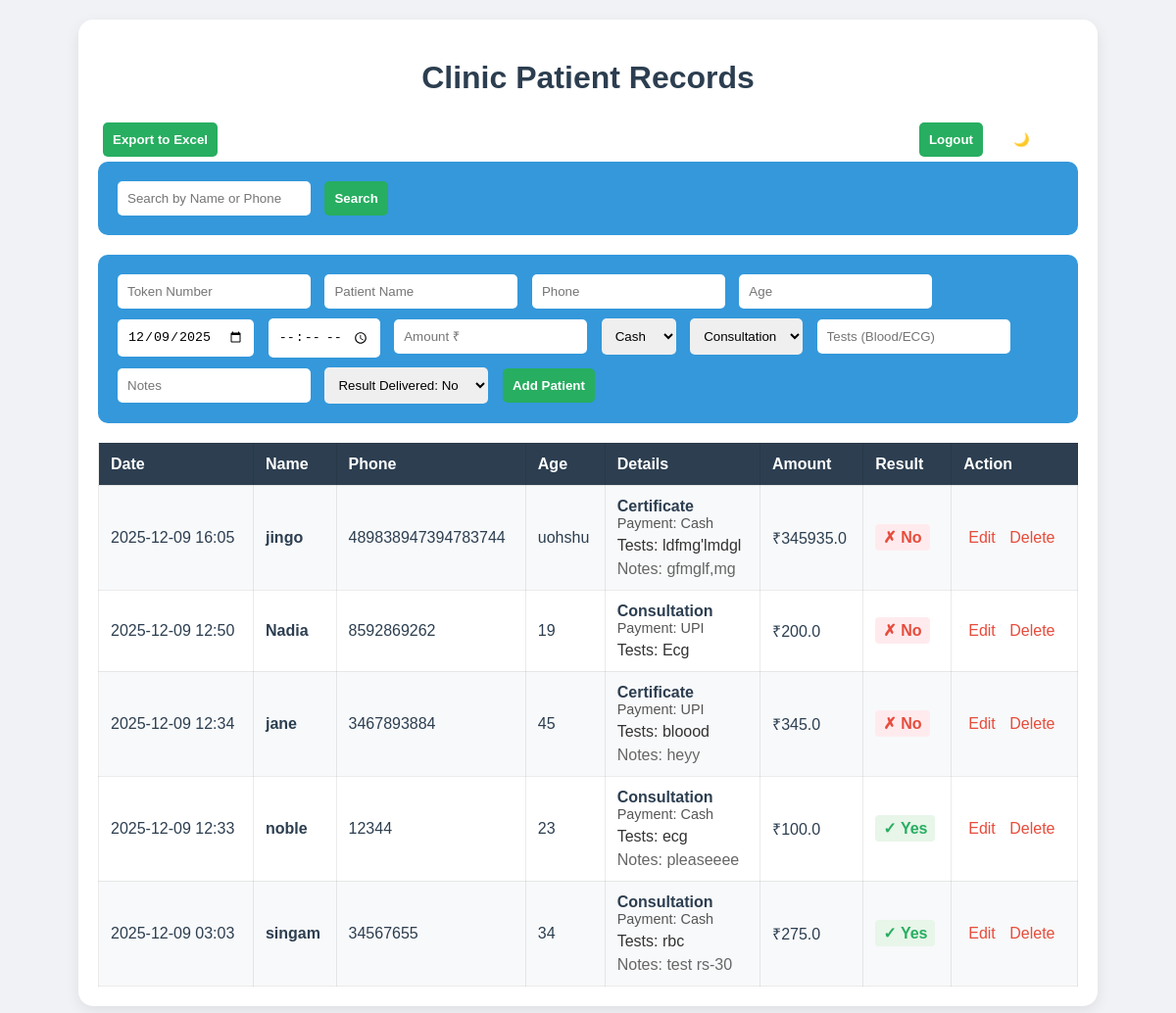
The app's page / (signed in) with its own data.
### tables this page shows
CREATE TABLE visits (
        id INTEGER PRIMARY KEY AUTOINCREMENT,
        token_number TEXT,
        name TEXT NOT NULL,
        phone TEXT NOT NULL,
        age TEXT,
        date TEXT NOT NULL,
        time TEXT NOT NULL,
        payment_mode TEXT,
        tests TEXT,
        visit_type TEXT,
        amount REAL DEFAULT 0,
        notes TEXT,
        result_delivered TEXT DEFAULT 'No'
    );

### app.py (the view)
@app.route('/', methods=['GET', 'POST'])
@login_required
def index():
    conn = sqlite3.connect(DB_FILE)
    c = conn.cursor()
    search = request.form.get('search', '') if request.method == 'POST' else request.args.get('search', '')
    if search:
        c.execute("SELECT * FROM visits WHERE name LIKE ? OR phone LIKE ? ORDER BY date DESC, time DESC",
                  (f'%{search}%', f'%{search}%'))
    else:
        c.execute("SELECT * FROM visits ORDER BY date DESC, time DESC")
    visits = c.fetchall()
    conn.close()
    today = datetime.now().strftime('%Y-%m-%d')
    return render_template('index.html', visits=visits, search=search, today=today)

### app.py (called while the page is built)
def login_required(f):
    @wraps(f)
    def wrapped(*args, **kwargs):
        if not session.get('admin_id'):
            return redirect(url_for('login', next=request.path))
        return f(*args, **kwargs)
    return wrapped

### templates/index.html (shortened to what this page needs)
<!DOCTYPE html>
<html>
<head>
</head>
<body>
<div class="container">
    <h1>Clinic Patient Records</h1>
    <div class="top">
        <div class="left">
            <a href="/export"><button>Export to Excel</button></a>
        </div>
        <div class="right">
            {% if session.get('admin_id') %}
                <a href="/logout"><button>Logout</button></a>
            {% else %}
                <a href="/login"><button>Admin Login</button></a>
            {% endif %}
            <button id="theme-toggle" class="theme-toggle" aria-pressed="false">🌙 Dark</button>
        </div>
    </div>
    <div class="search">
        <form method="GET">
            <input type="text" name="search" placeholder="Search by Name or Phone" value="{{search}}">
            <button type="submit">Search</button>
        </form>
    </div>
    <div class="form">
        <form method="POST" action="/add">
            <input type="text" name="token_number" placeholder="Token Number">
            <input type="text" name="name" placeholder="Patient Name" required>
            <input type="text" name="phone" placeholder="Phone" required>
            <input type="text" name="age" placeholder="Age">
            <input type="date" name="date" value="{{today}}" required>
            <input type="time" name="time" required>
            <input type="number" name="amount" placeholder="Amount ₹" step="1">
            <select name="payment_mode">
                <option>Cash</option><option>UPI</option><option>Card</option><option>Credit</option>
            </select>
            <select name="visit_type">
                <option>Consultation</option><option>Follow Up</option><option>Certificate</option>
            </select>
            <input type="text" name="tests" placeholder="Tests (Blood/ECG)">
            <input type="text" name="notes" placeholder="Notes">
            <select name="result_delivered">
                <option value="No">Result Delivered: No</option>
            </select>
            <button type="submit">Add Patient</button>
        </form>
    </div>
    <table>
        <tr>
            <th>Date</th>
            <th>Name</th>
            <th>Phone</th>
            <th>Age</th>
            <th>Details</th>
            <th>Amount</th>
            <th>Result</th>
            <th>Action</th>
        </tr>
        {% for v in visits %}
        <tr>
            <td>{{ v[5] }} {{ v[6] }}</td>
            <td>
                <strong>{{ v[2] }}</strong><br>
            </td>
            <td>{{ v[3] }}</td>
            <td>{{ v[4] or '-' }}</td>
            <td>
                <div style="font-weight:600">{{ v[9] or '' }}</div>
                <div style="font-size:0.9em;color:#555">Payment: {{ v[7] or '-' }}</div>
                {% if v[8] %}<div style="margin-top:6px;color:#333">Tests: {{ v[8] }}</div>{% endif %}
                {% if v[11] %}<div style="margin-top:6px;color:#666">Notes: {{ v[11] }}</div>{% endif %}
            </td>
            <td>₹{{ v[10] or 0 }}</td>
            <td>
                <a href="/toggle-result/{{ v[0] }}" style="text-decoration:none;cursor:pointer;">
                    {% if v[12] == 'Yes' %}
                        <span style="font-weight:600;color:#27ae60;padding:4px 8px;background:#e8f5e9;border-radius:4px;display:inline-block;">✓ Yes</span>
                    {% else %}
                        <span style="font-weight:600;color:#e74c3c;padding:4px 8px;background:#ffebee;border-radius:4px;display:inline-block;">✗ No</span>
                    {% endif %}
                </a>
            </td>
            <td class="actions">
                <a href="/edit/{{ v[0] }}">Edit</a>
                <a href="/delete/{{ v[0] }}" onclick="return confirm('Delete?')">Delete</a>
            </td>
        </tr>
        {% endfor %}
    </table>
</div>
</body>
</html>

### templates/index.html (style rules this page uses)
:root { --bg: #f0f2f5; --card-bg: #ffffff; --text: #2c3e50; --muted: #666666; --primary: #3498db; --accent: #27ae60; --th-bg: #2c3e50; --danger: #e74c3c; --row-even: #f8f9fa; }
body { font-family: Arial, sans-serif; margin: 20px; background: var(--bg); color: var(--text); }
.container { max-width: 1000px; margin: auto; background: var(--card-bg); padding: 20px; border-radius: 15px; box-shadow: 0 5px 15px rgba(0,0,0,0.08); }
h1 { text-align: center; color: var(--text); }
.form, .search { background: var(--primary); color: white; padding: 15px; border-radius: 10px; margin-bottom: 20px; }
input, select, button { padding: 10px; margin: 5px; border: none; border-radius: 5px; }
button { background: var(--accent); color: white; cursor: pointer; font-weight: bold; }
table { width: 100%; border-collapse: collapse; margin-top: 20px; }
th, td { padding: 12px; border: 1px solid rgba(0,0,0,0.08); text-align: left; }
th { background: var(--th-bg); color: white; }
tr:nth-child(even) { background: var(--row-even); }
.actions a { margin: 0 5px; color: var(--danger); text-decoration: none; }
.top { display: flex; justify-content: space-between; align-items: center; gap: 10px; }
.top .left, .top .right { display:flex; gap:10px; align-items:center; }
.theme-toggle { background: transparent; border: 1px solid rgba(255,255,255,0.2); color: white; padding: 8px 10px; border-radius: 8px; cursor: pointer; }

### records on screen
visits: date "2025-12-09", time "16:05", name "jingo", phone "489838947394783744", age "uohshu", visit_type "Certificate", payment_mode "Cash", tests "ldfmg'lmdgl", notes "gfmglf,mg", amount "345935.0", result_delivered "✗ No"
visits: date "2025-12-09", time "12:50", name "Nadia", phone "8592869262", age "19", visit_type "Consultation", payment_mode "UPI", tests "Ecg", amount "200.0", result_delivered "✗ No"
visits: date "2025-12-09", time "12:34", name "jane", phone "3467893884", age "45", visit_type "Certificate", payment_mode "UPI", tests "bloood", notes "heyy", amount "345.0", result_delivered "✗ No"
visits: date "2025-12-09", time "12:33", name "noble", phone "12344", age "23", visit_type "Consultation", payment_mode "Cash", tests "ecg", notes "pleaseeee", amount "100.0", result_delivered "✓ Yes"
visits: date "2025-12-09", time "03:03", name "singam", phone "34567655", age "34", visit_type "Consultation", payment_mode "Cash", tests "rbc", notes "test rs-30", amount "275.0", result_delivered "✓ Yes"
